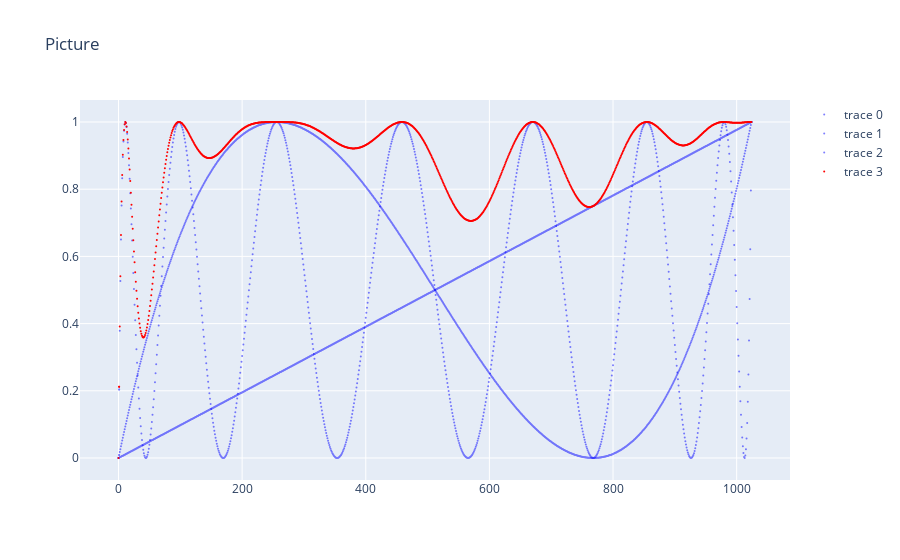

Notebook code for this chart:
### Code cell
limit = 1000
step = int(N / limit)

rlts = []

for j in scheme:

    combo = []
    for n in [0, 1, *list(range(1, N, step)), N]:
        p = get_P_of_0_complex([j], n, N)
        combo.append((n, p))

    rlts.append(combo)

combo = []

for n in [0, 1, *list(range(1, N, step)), N]:
    p = get_P_of_0_complex(scheme, n, N)
    combo.append((n, p))

rlts.append(combo)

datasets = [[[(x[0], x[1]) for x in combo], 'blue', 0.5] for combo in rlts]
datasets[-1][1] = 'red'
datasets[-1][2] = 1

show(datasets, marker_size=2)

### Figure 1 — Plotly figure (JSON) as saved in the notebook; plotly's stock layout.template omitted (floating-point values rounded to 4 significant figures; data arrays with more than 128 entries replaced by an {"elided": "..."} marker saying what was removed)
{"data": [{"marker": {"color": "blue", "size": 2}, "mode": "markers", "opacity": 0.5, "type": "scatter", "x": {"elided": "1026 int values"}, "y": {"elided": "1026 float values"}}, {"marker": {"color": "blue", "size": 2}, "mode": "markers", "opacity": 0.5, "type": "scatter", "x": {"elided": "1026 int values"}, "y": {"elided": "1026 float values"}}, {"marker": {"color": "blue", "size": 2}, "mode": "markers", "opacity": 0.5, "type": "scatter", "x": {"elided": "1026 int values"}, "y": {"elided": "1026 float values"}}, {"marker": {"color": "red", "size": 2}, "mode": "markers", "opacity": 1, "type": "scatter", "x": {"elided": "1026 int values"}, "y": {"elided": "1026 float values"}}], "layout": {"title": {"text": "Picture"}, "xaxis": {"zeroline": false}, "yaxis": {"zeroline": false}}}
